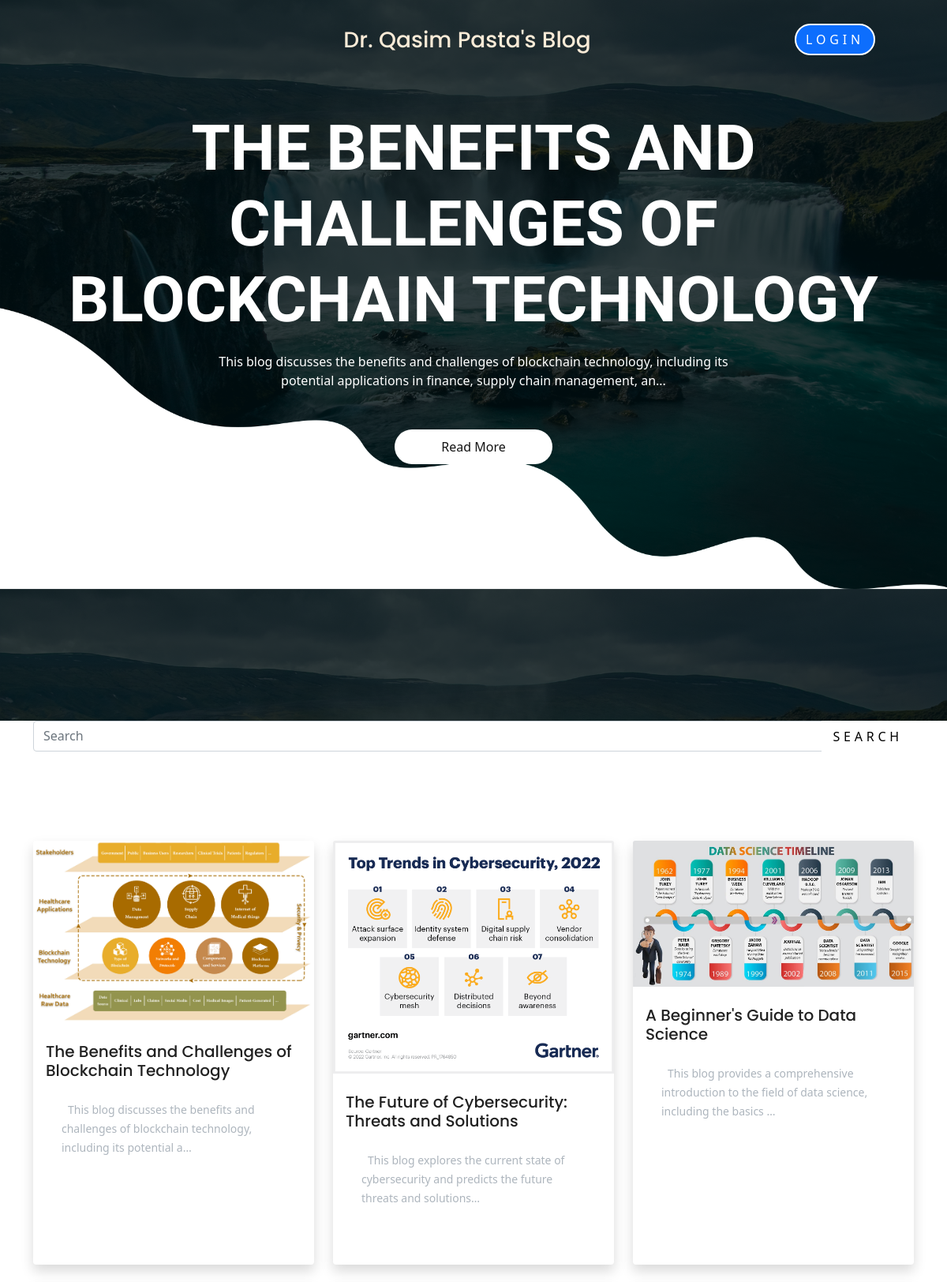
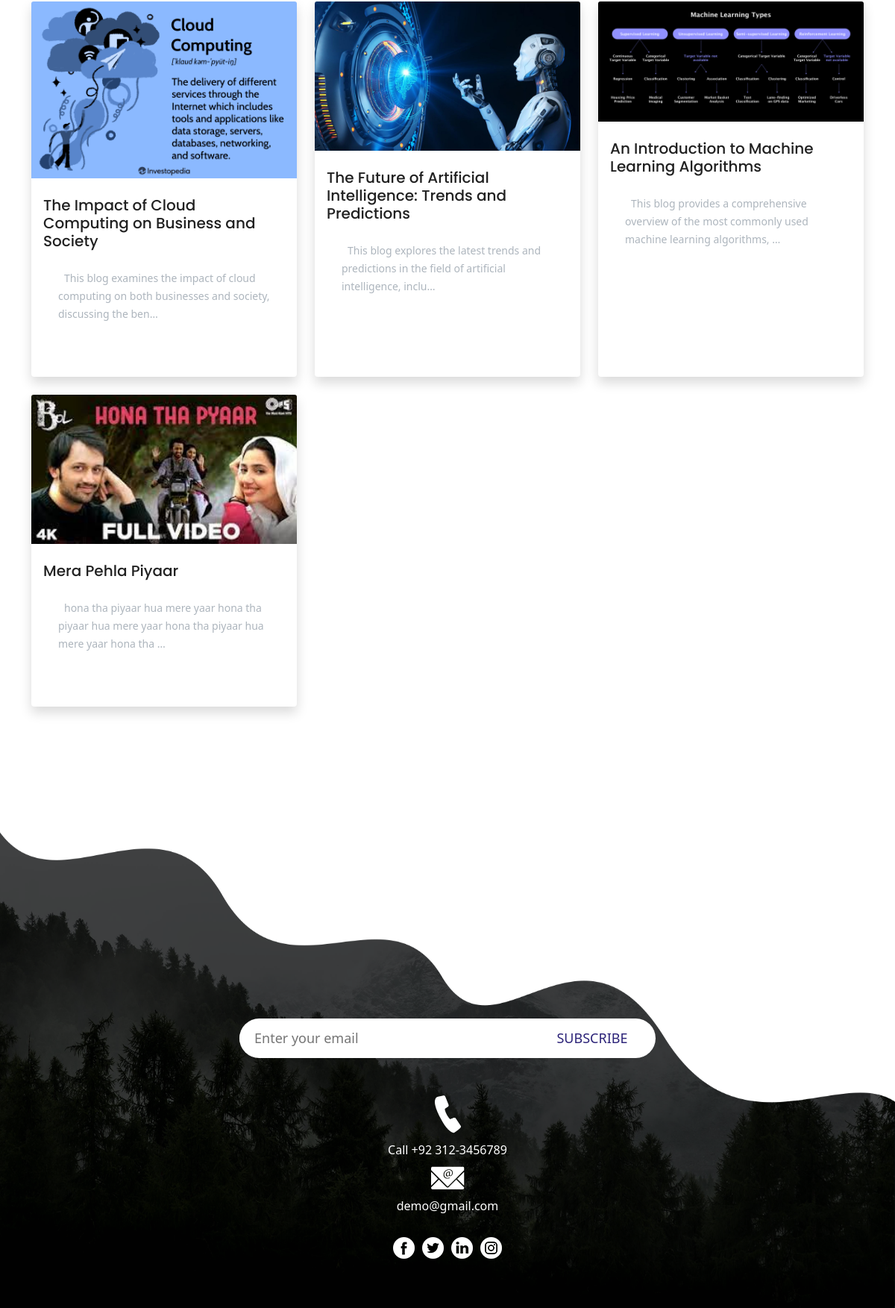
The page / on the database its author committed (2 pictures, top to bottom).
### blog/models.py (models this page shows, shortened)
class Post(models.Model):
    title = models.CharField(max_length=200)
    tags = models.CharField(max_length=200)
    content = models.TextField()
    slug = models.SlugField(max_length=200, unique=True, blank=True, null=True)
    image = models.ImageField(upload_to='static/media/')
    created_date = models.DateTimeField(auto_now_add=True)
    modified_date = models.DateTimeField(auto_now=True)

### blog/views.py (the view)
# urls.py: path('', home, name='home'),
def home(request):
    posts = Post.objects.all().order_by('-created_date')
    context = {'blogs': posts}
    return render(request, 'blog/index.html', context)

### blog/templates/blog/index.html (shortened to what this page needs)
{% extends 'blog/base.html' %}
{% block content %}
   <div class="container">
      <div class="row">
         <div class="col-md-12">
            <form action="{% url 'search' %}" method="GET">
               <div class="input-group mb-3">
                  <input type="text" class="form-control" placeholder="Search" name="search">
                  <button style="color: black;" class="btn btn-outline-secondary" type="submit" id="button-addon2">Search</button>
               </div>
            </form>
         </div>
      </div>
   </div>
   <section class="py-6">
      <div class="container">
        <div class="row mb-5">
          {% for blog in blogs %}
          <div class="col-lg-4 col-sm-6 mb-4 hover-animate">
            <div class="card shadow border-0 h-100">
              <a href="{% url 'see_blog' blog.id %}">
                <img class="img-fluid card-img-top" src="/{{blog.image}}" alt="..."></a>
              <div class="card-body">
                <h5 class="my-2">
                  <a href="{% url 'see_blog' blog.id %}">
                 {{blog.title}}          </a></h5>
                <p class="text-gray-500 text-sm my-3">
                  {{blog.content|truncatechars:100}}
                <a class="btn btn-link pl-0"href="">Read more</a>
              </div>
            </div>
          </div>
          {% endfor %}
        </div>
      </div>
    </section>
   {% endblock %}

### blog/templates/blog/base.html (shortened to what this page needs)
<!DOCTYPE html>
{% load static %}
<html lang="en">
<head>
   <link rel="stylesheet" type="text/css" href="{% static 'css/bootstrap.min.css'%}">
   <link rel="stylesheet" type="text/css" href="{% static 'css/style.css'%}">
   <link rel="stylesheet" href="{% static 'css/responsive.css'%}">
   <link rel="stylesheet" href="{% static 'css/jquery.mCustomScrollbar.min.css'%}">
   <link rel="stylesheet" href="https://netdna.bootstrapcdn.com/font-awesome/4.0.3/css/font-awesome.css">
   <link rel="stylesheet" href="{% static 'css/owl.carousel.min.css'%}">
   <link rel="stylesheet" href="https://cdnjs.cloudflare.com/ajax/libs/fancybox/2.1.5/jquery.fancybox.min.css"
      media="screen">
   <link rel="stylesheet" href="{% static 'css/nouislider.css'%}">
   <link rel="stylesheet" href="{% static 'css/swiper.min.css'%}">
   <link rel="stylesheet" href="{% static 'css/magnific-popup.css'%}">
   <link rel="stylesheet" href="{% static 'css/default.css'%}" id="theme-stylesheet">
   <link href="https://cdn.jsdelivr.net/npm/bootstrap@5.1.3/dist/css/bootstrap.min.css" rel="stylesheet"
>
</head>
<body>
   <div class="header_section">
      <div class="header_main">
         <div class="container-fluid">
            <div class="logo">
               <row style="display: inline-flex;">
                  <div class="col-md-3" style="position: absolute; left: 0px;">
                  </div>
                  <div class="col-md-6">
                     <a class="navbar-brand py-1" href="{% url 'about' %}">
                        <h3 style="color: antiquewhite !important;">Dr. Qasim Pasta's Blog</h3>
                     </a>
                  </div>
                  <div class="col-md-3" style="position: absolute; right: 0px;">
                     <div class="" id="">
                        <ul class="navbar-nav ml-auto">
                           {% if request.user.is_authenticated %}
                           <li class="nav-item mt-3 mt-lg-0 ml-lg-3 d-lg-none d-xl-inline-block">
                              <a class="btn btn-danger" href="{% url 'logout' %}">Logout</a>
                           </li>
                           {% else %}
                           <li class="nav-item mt-3 mt-lg-0 ml-lg-3 d-lg-none d-xl-inline-block">
                              <a class="btn btn-primary" href="{% url 'login' %}">Login</a>
                           </li>
                           {% endif %}
                        </ul>
                     </div>
                  </div>
               </row>
            </div>
         </div>
      </div>
      <div class="banner_section ">
         <div id="carouselExampleSlidesOnly" class="carousel slide" data-ride="carousel">
            <div class="carousel-inner">
               <div class="carousel-item active">
                  <div class="container" style="text-align: center;">
                     <h1 class="banner_taital placeholder-glow placeholder"> </h1>
                     <p class="banner_text placeholder-glow placeholder"></p>
                  </div>
               </div>
            </div>
         </div>
      </div>
   </div>
   {% block content %}
   {% endblock %}
   <div class="footer_section layout_padding">
      <div class="container">
         <div class="input_btn_main">
            <input type="text" class="mail_text" placeholder="Enter your email" name="Enter your email">
            <div class="subscribe_bt"><a href="#">Subscribe</a></div>
         </div>
         <div class="location_main">
            <div class="call_text"><img src="{% static 'images/call-icon.png'%}"></div>
            <div class="call_text"><a href="#">Call +92 312-3456789</a></div>
            <div class="call_text"><img src="{% static 'images/mail-icon.png'%}"></div>
            <div class="call_text"><a href="#">demo@gmail.com</a></div>
         </div>
         <div class="social_icon">
            <ul>
               <li><a href="#"><img src="{% static 'images/fb-icon.png'%}"></a></li>
               <li><a href="#"><img src="{% static 'images/twitter-icon.png'%}"></a></li>
               <li><a href="#"><img src="{% static 'images/linkedin-icon.png'%}"></a></li>
               <li><a href="#"><img src="{% static 'images/instagram-icon.png'%}"></a></li>
            </ul>
         </div>
      </div>
   </div>
</html>

### static/css/style.css (style rules this page uses)
* { box-sizing: border-box !important; transition: ease all 0.5s; }
html { scroll-behavior: smooth; }
body { color: #666666; font-size: 14px; line-height: 1.80857; font-weight: normal; overflow-x: hidden; font-family: 'Poppins', sans-serif; }
a { color: #1f1f1f; text-decoration: none !important; outline: none !important; -webkit-transition: all .3s ease-in-out; -moz-transition: all .3s ease-in-out; -ms-transition: all .3s ease-in-out; -o-transition: all .3s ease-in-out; transition: all .3s ease-in-out; }
h1, h2, h3, h4, h5, h6 { letter-spacing: 0; font-weight: normal; position: relative; padding: 0 0 10px 0; font-weight: normal; line-height: normal; color: #111111; margin: 0 }
h1 { font-size: 24px }
h3 { font-size: 18px }
h5 { font-size: 14px }
*, *::after, *::before { -webkit-box-sizing: border-box; -moz-box-sizing: border-box; box-sizing: border-box; }
h1 a, h2 a, h3 a, h4 a, h5 a, h6 a { color: #212121; text-decoration: none!important; opacity: 1 }
ul, li, ol { margin: 0px; padding: 0px; list-style: none; }
p { margin: 20px; font-weight: 300; font-size: 15px; line-height: 24px; }
a { color: #222222; text-decoration: none; outline: none !important; }
a, .btn { text-decoration: none !important; outline: none !important; -webkit-transition: all .3s ease-in-out; -moz-transition: all .3s ease-in-out; -ms-transition: all .3s ease-in-out; -o-transition: all .3s ease-in-out; transition: all .3s ease-in-out; }
img { max-width: 100%; height: auto; }
button { border: 0; margin: 0; padding: 0; cursor: pointer; }
.layout_padding { padding-top: 90px; padding-bottom: 0px; }
.header_section { width: 100%; float: left; background-image: url(../images/banner-bg.png); height: auto; background-size: 100%; padding: 0px 0px 20px 0px; }
.logo { width: 100%; float: left; text-align: center; padding: 20px 0px 50px 0px; }
.navbar-nav { align-items: center; }
.btn:not(:disabled):not(.disabled) { cursor: pointer; border-radius: 20px; border: 2px solid #fff; color: #fff; }
.nav-item { position: relative; }
.header_main { width: 100%; background-image: url(../images/header-bg.png); background-size: 100%; padding: 10px 0px 0px 0px; }
.banner_section { width: 100%; float: left; padding-bottom: 305px; }
.banner_taital { width: 100%; float: left; font-size: 80px; color: #ffffff; font-weight: bold; text-align: center; text-transform: uppercase; font-family: 'Righteous', Regular; }
.banner_text { width: 63%; margin: 0 auto; font-size: 16px; color: #ffffff; text-align: center; }
.footer_section { width: 100%; float: left; background-image: url(../images/footer-bg.png); height: auto; padding-top: 250px; background-size: 100% 100%; padding-bottom: 30px; background-repeat: no-repeat; }
.input_btn_main { width: 50%; display: flex; background-color: #ffffff; border-radius: 40px; padding: 8px 0px; margin: 0 auto; }
.mail_text { width: 100%; float: left; font-size: 18px; color: #2b2c2c; background-color: #ffffff; height: auto; padding: 5px 20px; border-radius: 20px; border: 0px; }
.subscribe_bt { float: right; }
.subscribe_bt a { width: 170px; float: left; font-size: 18px; color: #2b2278; background-color: transparent; padding: 5px 0px; text-align: center; font-weight: 500; text-transform: uppercase; }
.social_icon { width: 100%; margin: 0 auto; text-align: center; }
.social_icon ul { margin: 0px; padding: 0px; display: inline-block; text-align: center; }
.social_icon li { float: left; padding: 30px 5px; }
.location_main { width: 100%; margin: 0 auto; text-align: center; padding-top: 40px; }
.call_text { width: 100%; float: left; font-size: 16px; color: #ffffff; padding-top: 10px }
.call_text a { color: #ffffff; }

### rows shown on the page
Post: image (picture), title "The Benefits and Challenges of Blockchain Technology", content "This blog discusses the benefits and challenges of blockchain technology, including its potential a…"
Post: image (picture), title "The Future of Cybersecurity: Threats and Solutions", content "This blog explores the current state of cybersecurity and predicts the future threats and solutions…"
Post: image (picture), title "A Beginner's Guide to Data Science", content "This blog provides a comprehensive introduction to the field of data science, including the basics …"
Post: image (picture), title "The Impact of Cloud Computing on Business and Society", content "This blog examines the impact of cloud computing on both businesses and society, discussing the ben…"
Post: image (picture), title "The Future of Artificial Intelligence: Trends and Predictions", content "This blog explores the latest trends and predictions in the field of artificial intelligence, inclu…"
Post: image (picture), title "An Introduction to Machine Learning Algorithms", content "This blog provides a comprehensive overview of the most commonly used machine learning algorithms, …"
Post: image (picture), title "Mera Pehla Piyaar", content "hona tha piyaar hua mere yaar hona tha piyaar hua mere yaar hona tha piyaar hua mere yaar hona tha …"
